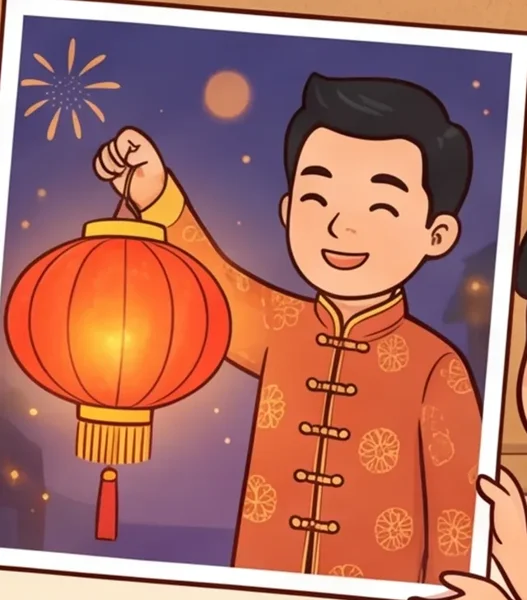
#> input picture seedling/tai-nguyen/nhan-vat/bb_sd3_chu_anh.webp, 527 x 600 px, given in place of sofa.webp, which was not available
$ python ghep.py
#> lines starting #> are read from the running program, lines starting #| are printed output that depends on the picture; after the words box and inside, x2 and y2 are one past the last pixel; in counts of white or black regions, pixels touching at a corner belong together
"""Big book mẫu theo quy tắc thiết kế mới (11/11/2026): Little Seed U1 "Hello, …?" – trang đoán (hé lộ một phần) → lật trang → trang chào.
Ghép từ tranh nhân vật, nền, đồ vật có sẵn (nét web 21 ngày). Chạy ở gốc repo: python3 -I chuong-trinh/cong-cu/hoc-lieu/mau-big-book/ghep.py"""
from PIL import Image, ImageDraw, ImageFilter
import os
from collections import deque
NV = 'seedling/tai-nguyen/nhan-vat/'; TRG = 'seedling/tai-nguyen/trang/'; PIC = 'seedling/tai-nguyen/tranh/'
OUT = 'little-seed/day/mau-big-book/tranh/'; os.makedirs(OUT, exist_ok=True)
S = 900

def nv(name, h, flip=False):
    im = Image.open(NV + name + '.webp').convert('RGBA'); im = im.crop(im.getbbox())
    if flip: im = im.transpose(Image.FLIP_LEFT_RIGHT)
    return im.resize((max(1, int(im.width * h / im.height)), h), Image.LANCZOS)

def key_white(path, tol=28):
    """Tách đồ vật khỏi nền sáng: loang từ mép, bỏ điểm gần màu nền."""
#> called with path = 'seedling/tai-nguyen/tranh/sofa.webp', tol = 28
    im = Image.open(path).convert('RGBA'); w, h = im.size; px = im.load()
#> after `w, h = im.size`: w = 527; h = 600
    ref = px[2, 2][:3]; seen = bytearray(w * h); q = deque()
#> after `ref = px[2, 2][:3]`: ref = (101, 40, 10)
    for x in range(w): q.extend([(x, 0), (x, h - 1)])
    for y in range(h): q.extend([(0, y), (w - 1, y)])
    while q:
        x, y = q.popleft()
        if not (0 <= x < w and 0 <= y < h) or seen[y * w + x]: continue
        seen[y * w + x] = 1; r, g, b, a = px[x, y]
        if abs(r - ref[0]) + abs(g - ref[1]) + abs(b - ref[2]) > tol * 3 and min(r, g, b) < 200: continue
        px[x, y] = (r, g, b, 0); q.extend([(x + 1, y), (x - 1, y), (x, y + 1), (x, y - 1)])
#> this loop made 158406 passes
#> (r, g, b) on passes 1 to 3: (225, 154, 117), (252, 234, 206), (185, 118, 83)
    a = im.split()[3].filter(ImageFilter.MinFilter(3)); im.putalpha(a)
#> after `a = im.split()[3].filter(ImageFilter.MinFilter(3))`:
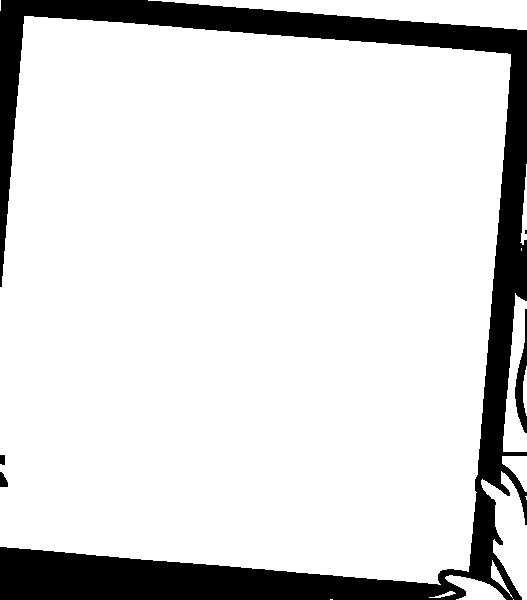
#> a: PIL image 527x600 L; 85.8% white; 5 black regions (1 under 20 px), largest, box (x1, y1, x2, y2) and area: (0, 0, 527, 600) 44245, (515, 309, 527, 433) 658, (0, 472, 8, 487) 88, (0, 455, 5, 465) 48
#> after `im.putalpha(a)`:
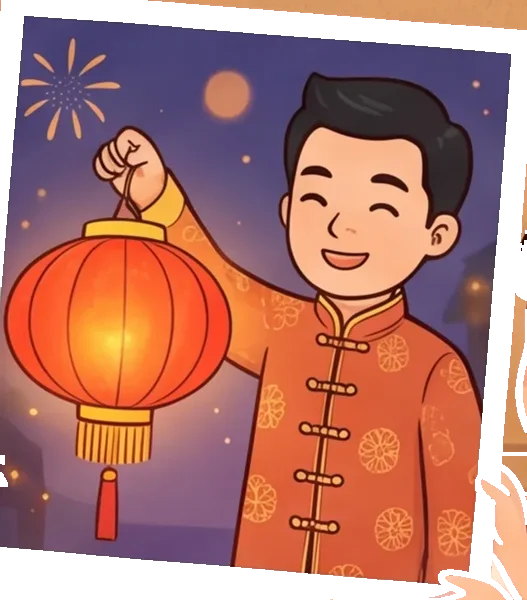
#> im: PIL image 527x600 RGBA; mean R, G, B, A 171.9, 112.2, 101.7, 218.7; transparent parts drawn white
    return im.crop(im.getbbox())

def nen(name):
#> called with name = 'ls_home'
    return Image.open(TRG + name + '.webp').convert('RGBA').resize((S, S))
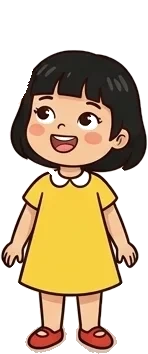
#> input picture seedling/tai-nguyen/nhan-vat/fam_bong_em_gai_a.webp, 148 x 354 px, given in place of ls_home.webp, which was not available
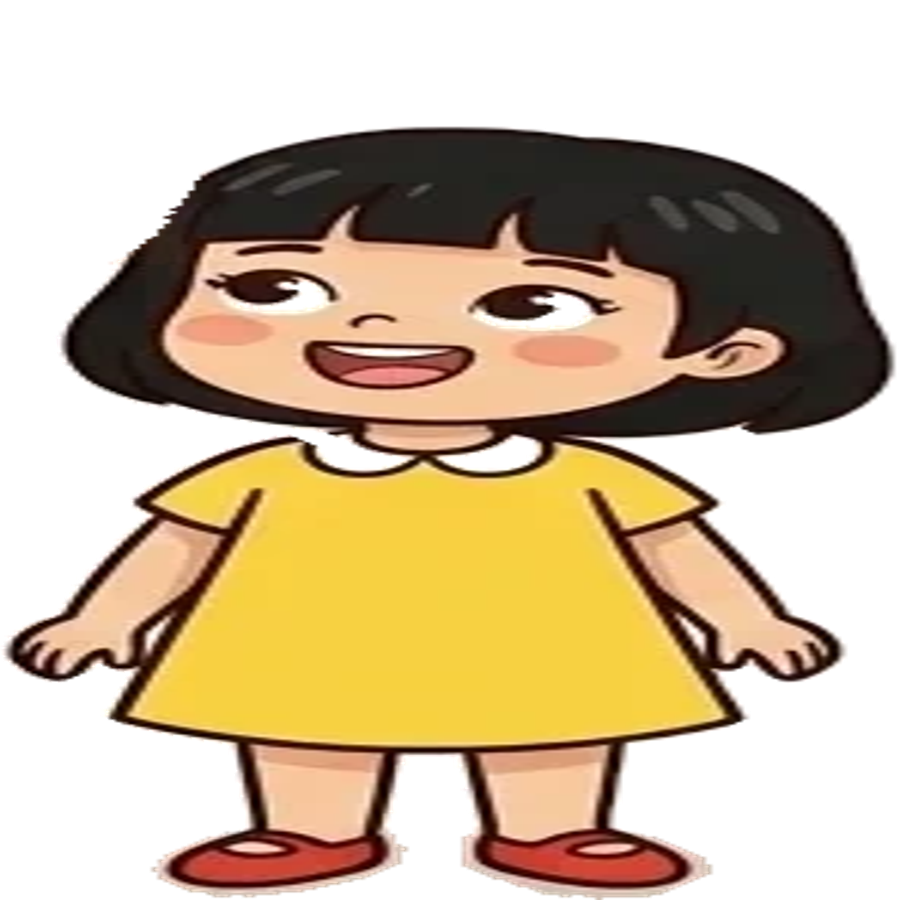
#> returned value: PIL image 900x900 RGBA; mean R, G, B, A 96, 77.3, 48.6, 142.6; transparent parts drawn white
#> in nv, im is the input picture: PIL image 148x354 RGBA; mean R, G, B, A 153.5, 132.8, 102.8, 142.5
#> in nv, `im = im.crop(im.getbbox())`:
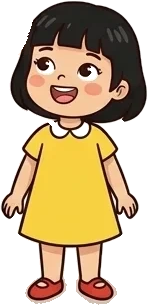
#> im: PIL image 148x305 RGBA; mean R, G, B, A 178, 153.9, 119.2, 165.4; transparent parts drawn white
#> in nv, `return im.resize((max(1, int(im.width * h / im.height)), h), Image.LAN..`:
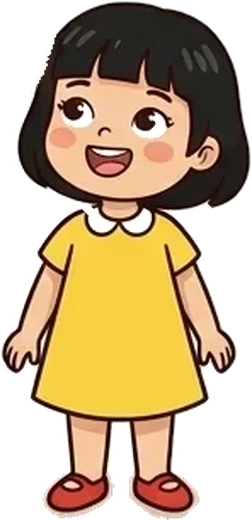
#> returned value: PIL image 252x520 RGBA; mean R, G, B, A 115.7, 93.8, 60.4, 165.5; transparent parts drawn white

def shadow(base, x, y, w):
    d = ImageDraw.Draw(base, 'RGBA'); d.ellipse([x - w // 2, y - 14, x + w // 2, y + 10], fill=(80, 60, 40, 55))

def put(base, im, cx, bottom, sh=True):
#> called with cx = 450, bottom = 860, sh = True
    if sh: shadow(base, cx, bottom - 6, int(im.width * .8))
    base.alpha_composite(im, (int(cx - im.width / 2), int(bottom - im.height)))
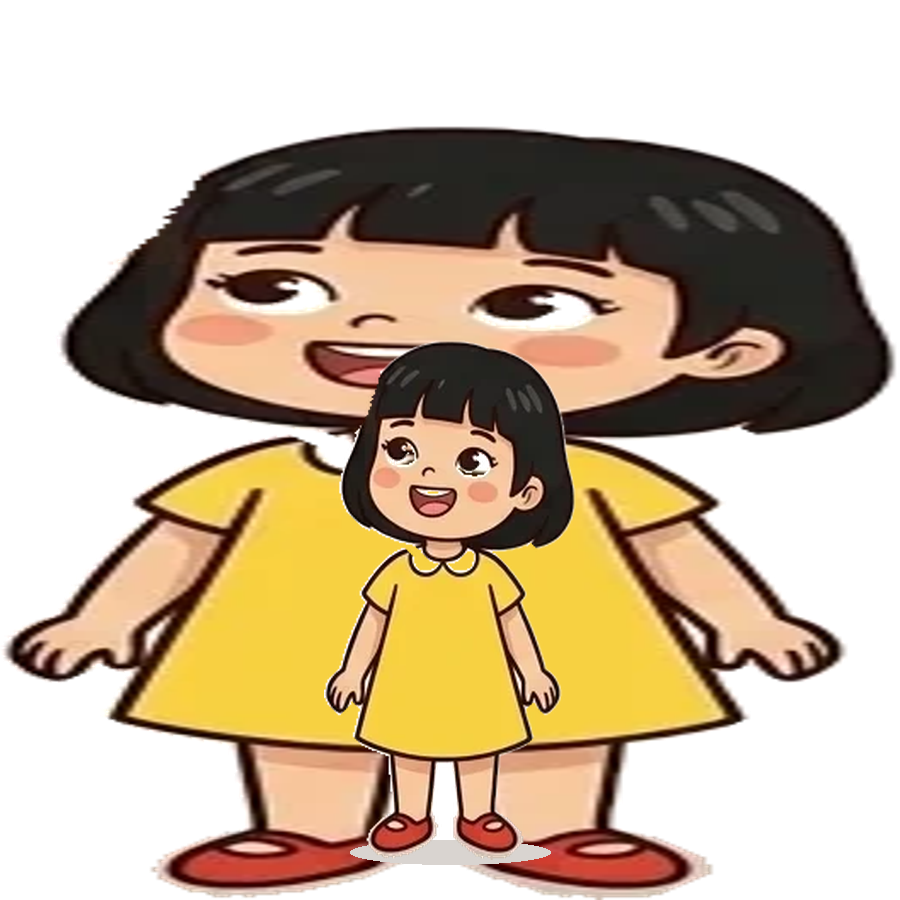
#> base: PIL image 900x900 RGBA; mean R, G, B, A 91.8, 73.5, 48.9, 144.4; transparent parts drawn white

def save(base, name):
    base.convert('RGB').save(OUT + name + '.webp', quality=90); print(name)

SOFA = key_white(PIC + 'sofa.webp')
def sofa(base, cx=470, bottom=860, w=620):
    s = SOFA.resize((w, int(SOFA.height * w / SOFA.width)), Image.LANCZOS); put(base, s, cx, bottom); return bottom - s.height

def part(im, box):
    """Giữ một phần tranh (box theo tỉ lệ 0–1), phần còn lại trong suốt – để chỉ hé lộ một đặc điểm."""
    w, h = im.size; x0, y0, x1, y1 = box; m = Image.new('L', im.size, 0)
    ImageDraw.Draw(m).rectangle([int(x0 * w), int(y0 * h), int(x1 * w), int(y1 * h)], fill=255)
    a = Image.composite(im.split()[3], Image.new('L', im.size, 0), m); out = im.copy(); out.putalpha(a); return out

BONG = lambda h=470, flip=False: nv('kids_bong_a', h, flip)
def bong(base, im, cx, by, h, skew=0.18, alpha=150, blur=1.6):
    """Bóng người in lên tường: lấy dáng nhân vật, tô sẫm, mờ nhẹ, xô nghiêng như có đèn chiếu từ phía cửa."""
    m = im.split()[3].point(lambda v: 255 if v > 40 else 0)
    w = int(im.width * h / im.height); m = m.resize((w, h))
    m = m.transform((w + int(h * abs(skew)), h), Image.AFFINE, (1, skew, -h * skew if skew > 0 else 0, 0, 1, 0), Image.BICUBIC)
    m = m.filter(ImageFilter.GaussianBlur(blur)).point(lambda v: v * alpha // 255)
    sh = Image.new('RGBA', m.size, (55, 50, 70, 0)); sh.putalpha(m)
    base.alpha_composite(sh, (int(cx - sh.width / 2), int(by - h)))

BONG = lambda h=470, flip=False: nv('kids_bong_a', h, flip)
WALL = 545   # chân tường phòng khách ls_home (chỗ tường gặp sàn)
# Bìa: Bông vẫy chào, mèo và Puppy ngồi hai bên
b = nen('ls_home'); put(b, BONG(520), 450, 860)
put(b, nv('pets_meo_ngoi_a', 260, True), 210, 870); put(b, nv('pets_cun_ngoi_a', 280), 700, 870)
#> (the run stopped early here; a loop or call above may not have finished)
